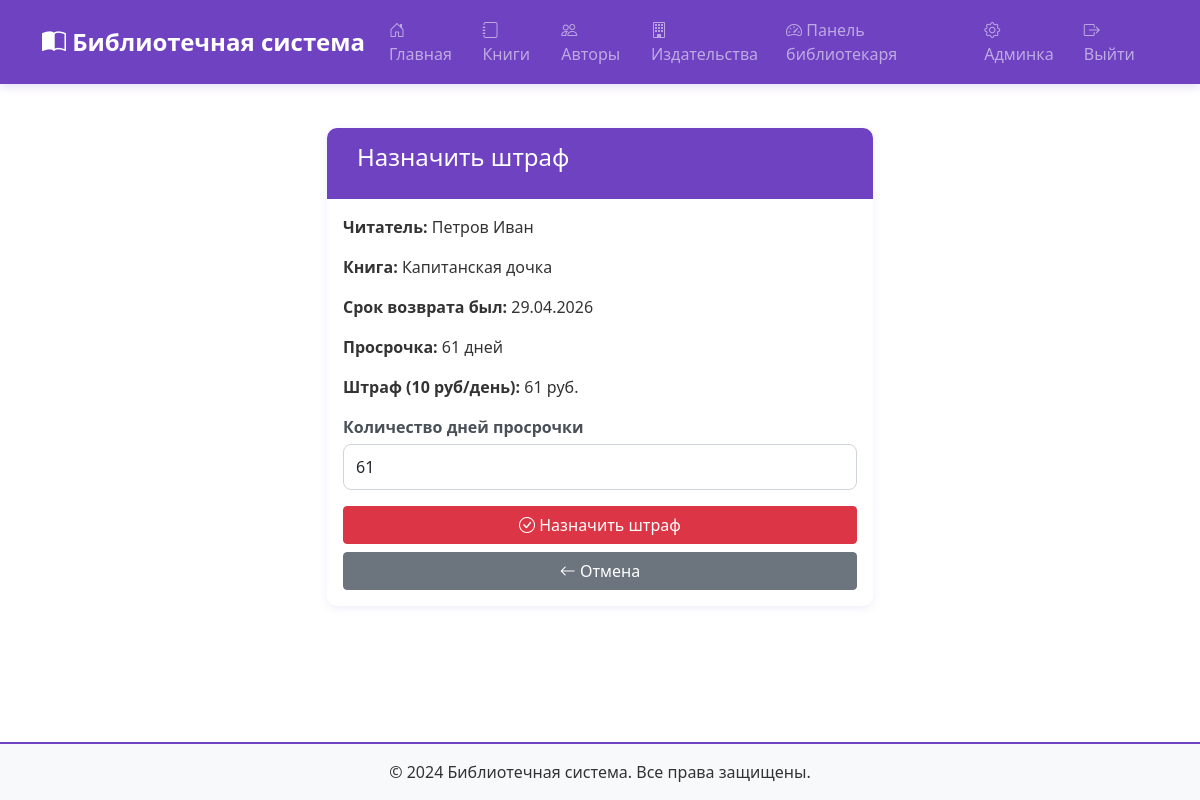
Screenshot of /librarian/loans/9/assign-fine/ (signed in) with the database file from the repository.
### books/models.py (models this page shows, shortened)
class Loan(models.Model):
    book_copy = models.ForeignKey(BookCopy, verbose_name='Экземпляр книги', on_delete=models.CASCADE,
                                  related_name='loans')
    user = models.ForeignKey(CustomUser, verbose_name='Читатель', on_delete=models.CASCADE, related_name='loans')
    issued_by = models.ForeignKey(CustomUser, verbose_name='Выдал', on_delete=models.SET_NULL, null=True,
                                  related_name='issued_loans')
    issue_date = models.DateTimeField('Дата выдачи', auto_now_add=True)
    due_date = models.DateField('Срок возврата')
    return_date = models.DateField('Дата возврата', null=True, blank=True)
    is_returned = models.BooleanField('Возвращена', default=False)
    notes = models.TextField('Примечания', blank=True)
    class Meta:
        verbose_name = 'Выдача'
        verbose_name_plural = 'Выдачи'
        ordering = ['-issue_date']
    def get_overdue_days(self):
        if not self.is_returned and date.today() > self.due_date:
            return (date.today() - self.due_date).days
        if self.is_returned and self.return_date and self.return_date > self.due_date:
            return (self.return_date - self.due_date).days
        return 0

class CustomUser(AbstractUser):
    ROLE_CHOICES = [
        ('adult', 'Взрослый читатель'),
        ('schoolchild', 'Школьник'),
    ]
    role = models.CharField('Роль', max_length=20, choices=ROLE_CHOICES, default='adult')
    phone = models.CharField('Телефон', max_length=20, blank=True)
    address = models.TextField('Адрес', blank=True)
    birth_date = models.DateField('Дата рождения', null=True, blank=True)
    library_card_number = models.CharField('Номер читательского билета', max_length=20, unique=True, null=True,
                                           blank=True)
    class Meta:
        verbose_name = 'Читатель'
        verbose_name_plural = 'Читатели'

class BookCopy(models.Model):
    STATUS_CHOICES = [
        ('available', 'Доступен'),
        ('borrowed', 'Выдан'),
        ('reserved', 'Зарезервирован'),
        ('repair', 'На ремонте'),
        ('lost', 'Утерян'),
    ]
    book = models.ForeignKey(Book, verbose_name='Книга', on_delete=models.CASCADE, related_name='copies')
    inventory_number = models.CharField('Инвентарный номер', max_length=50, unique=True)
    status = models.CharField('Статус', max_length=20, choices=STATUS_CHOICES, default='available')
    purchase_date = models.DateField('Дата поступления', null=True, blank=True)
    price = models.DecimalField('Цена', max_digits=10, decimal_places=2, null=True, blank=True)
    location = models.CharField('Место хранения', max_length=100, blank=True)
    class Meta:
        verbose_name = 'Экземпляр книги'
        verbose_name_plural = 'Экземпляры книг'

class Book(models.Model):
    STATUS_CHOICES = [
        ('available', 'Доступна'),
        ('borrowed', 'Выдана'),
        ('reserved', 'Зарезервирована'),
        ('repair', 'На ремонте'),
        ('lost', 'Утеряна'),
    ]
    title = models.CharField('Название', max_length=200)
    authors = models.ManyToManyField(Author, verbose_name='Авторы', related_name='books')
    publisher = models.ForeignKey(Publisher, verbose_name='Издательство', on_delete=models.SET_NULL, null=True,
                                  blank=True, related_name='books')
    genre = models.ForeignKey(Genre, verbose_name='Жанр', on_delete=models.SET_NULL, null=True, blank=True,
                              related_name='books')
    age_category = models.ForeignKey(AgeCategory, verbose_name='Возрастная категория', on_delete=models.SET_NULL,
                                     null=True, blank=True, related_name='books')
    publication_year = models.IntegerField('Год издания', null=True, blank=True)
    isbn = models.CharField('ISBN', max_length=13, blank=True, null=True)
    pages = models.IntegerField('Количество страниц', null=True, blank=True)
    description = models.TextField('Описание', blank=True)
    cover_image = models.ImageField('Обложка', upload_to='covers/', null=True, blank=True)
    yandex_link = models.URLField('Ссылка на Яндекс.Диск', blank=True, null=True)
    quantity_total = models.IntegerField('Общее количество', default=1)
    quantity_available = models.IntegerField('Доступно', default=1)
    status = models.CharField('Статус', max_length=20, choices=STATUS_CHOICES, default='available')
    created_at = models.DateTimeField('Дата добавления', auto_now_add=True)
    updated_at = models.DateTimeField('Дата обновления', auto_now=True)
    avg_rating = models.FloatField('Средний рейтинг', default=0)
    reviews_count = models.IntegerField('Количество отзывов', default=0)
    class Meta:
        verbose_name = 'Книга'
        verbose_name_plural = 'Книги'
        ordering = ['title']

### books/views.py (the view, shortened to what this page needs)
# urls.py: path('librarian/loans/<int:loan_id>/assign-fine/', views.admin_assign_fine, name='admin_assign_fine'),
@login_required
def admin_assign_fine(request, loan_id):
    if not request.user.is_staff:
        messages.error(request, 'Доступ запрещен')
        return redirect('books:index')
    loan = get_object_or_404(Loan, pk=loan_id, is_returned=False)
    existing_fine = Fine.objects.filter(loan=loan).first()
    overdue_days = loan.get_overdue_days()
    current_amount = overdue_days * 10 if overdue_days > 0 else 0
    context = {
        'loan': loan,
        'existing_fine': existing_fine,
        'overdue_days': overdue_days,
        'current_amount': current_amount,
    }
    return render(request, 'books/admin_assign_fine.html', context)

### books/templates/books/admin_assign_fine.html (shortened to what this page needs)
{% extends 'base.html' %}
{% block content %}
<div class="row">
    <div class="col-md-6 offset-md-3">
        <div class="card">
            <div class="card-header" style="background-color: #6f42c1; color: white;">
                <h3 class="mb-0"> Назначить штраф</h3>
            </div>
            <div class="card-body">
                <p><strong>Читатель:</strong> {{ loan.user.last_name }} {{ loan.user.first_name }}</p>
                <p><strong>Книга:</strong> {{ loan.book_copy.book.title }}</p>
                <p><strong>Срок возврата был:</strong> {{ loan.due_date|date:"d.m.Y" }}</p>
                <p><strong>Просрочка:</strong> {{ loan.get_overdue_days }} дней</p>
                <p><strong>Штраф (10 руб/день):</strong> {{ loan.get_overdue_days|default:0|add:"0" }} руб.</p>
                <form method="post">
                    <div class="mb-3">
                        <label class="form-label">Количество дней просрочки</label>
                        <input type="number" name="days" class="form-control" value="{{ loan.get_overdue_days }}" required>
                    </div>
                    <div class="d-grid gap-2">
                        <button type="submit" class="btn btn-danger">
                            <i class="bi bi-check-circle"></i> Назначить штраф
                        </button>
                        <a href="{% url 'books:admin_all_loans' %}" class="btn btn-secondary">
                            <i class="bi bi-arrow-left"></i> Отмена
                        </a>
                    </div>
                </form>
            </div>
        </div>
    </div>
</div>
{% endblock %}

### static/css/style.css (style rules this page uses)
body { background-color: #ffffff; font-family: 'Segoe UI', Tahoma, Geneva, Verdana, sans-serif; color: #333; min-height: 100vh; display: flex; flex-direction: column; }
.card { border: none; border-radius: 10px; box-shadow: 0 2px 10px rgba(111, 66, 193, 0.1); transition: transform 0.3s, box-shadow 0.3s; background-color: #ffffff; overflow: hidden; }
.card-header { background-color: #f8f9fa; border-bottom: 2px solid #6f42c1; font-weight: bold; padding: 15px 20px; }
a { color: #6f42c1; text-decoration: none; transition: color 0.3s; }
.form-control, .form-select { border-radius: 8px; border: 1px solid #ced4da; transition: all 0.3s; padding: 10px 12px; }
.form-label { font-weight: 600; color: #495057; margin-bottom: 5px; }
h1, h2, h3, h4, h5, h6 { color: #333; border-bottom: 2px solid #6f42c1; padding-bottom: 10px; margin-bottom: 20px; }
h3 { font-size: 1.5rem; }
.card, .stat-card { animation: fadeIn 0.5s ease-out; }
.card-header h3 { margin-bottom: 0; border-bottom: none; color: white; }

### rows the page displays
Loan: user.last_name "Петров", user.first_name "Иван", book_copy.book "Капитанская дочка", due_date "29.04.2026", get_overdue_days "61", get_overdue_days|add "61", days "61"
